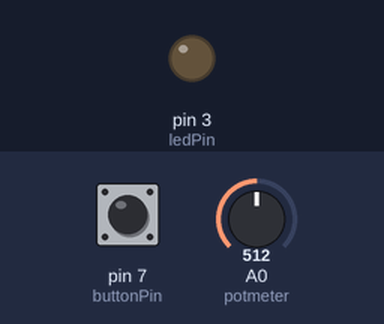
A sketch run on a simulated Arduino Uno, built with avr-gcc and run on an emulated ATmega328P. Shown: output pins drawn as LEDs (lit = HIGH). Dashed ring = blinking. The inputs (shaded band) are chosen by the test bench; at power-on: A0 (potmeter) = 512, pin 7 (buttonPin) LOW.

Above: at 1.2 s.
1.3 s: A0 (potmeter) set to 0
At 1.8 s:
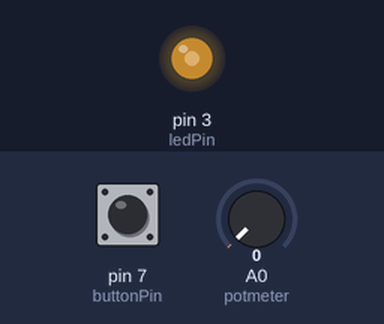
2.8 s: pin 7 (buttonPin) pulled HIGH for 1 s
At 3.6 s:
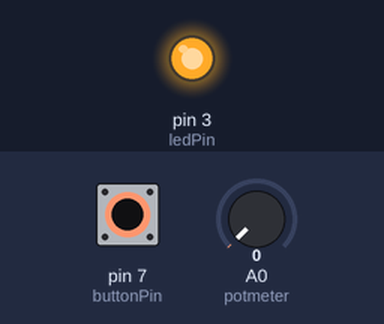
5.3 s: pin 7 (buttonPin) pulled HIGH for 3.2 s
At 9.7 s:
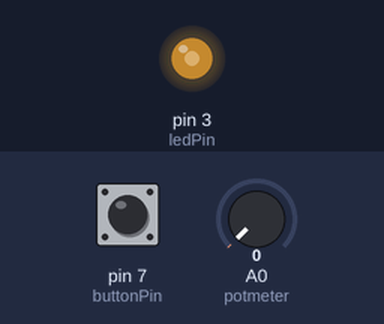
10.0 s: A0 (potmeter) set to 122
At 10.4 s:
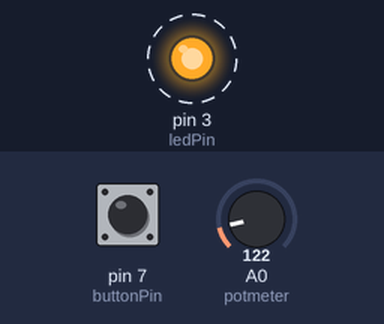
Timing chart, 0 to 14.0 s (numbered marks = the images above; inputs shaded):
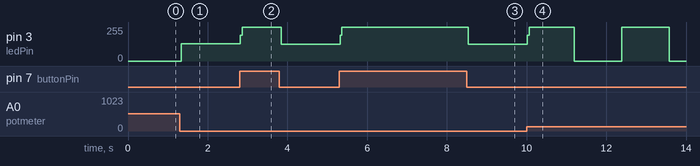

Measured:
- after the input at 1.3 s, pin 3 (ledPin): 0/255 → 128/255 at once
- after the input at 2.8 s, pin 3 (ledPin): 128/255 → 255/255 at once, → 127/255 1.0 s later
- after the input at 5.3 s, pin 3 (ledPin): 127/255 → 255/255 at once, → 127/255 3.2 s later
- after the input at 10.0 s, pin 3 (ledPin): alternates 255/255 for 1.2 s and 0/255 for 1.2 s, starting at once

The sketch:

Oppgave2b.ino
```cpp
int ledPin = 3;
int buttonPin = 7;
int potmeter = A0;
const int interval = 500;

void setup() {
  pinMode(ledPin, OUTPUT);
  pinMode(buttonPin, INPUT);
}

void loop() {
  static unsigned long lastChange = 0;
  static bool ledState = LOW;
  int knappStatus = digitalRead(buttonPin);
  int potVerdi = analogRead(potmeter);
  int interval = map(potVerdi, 0, 1023, 0, 10000);

  if (knappStatus == HIGH) {
    digitalWrite(ledPin, HIGH);
  } else {
  if (millis() >= lastChange + interval) {
    ledState = !ledState;
    lastChange = millis();
  }
  digitalWrite(ledPin, ledState);
  }
}
```
